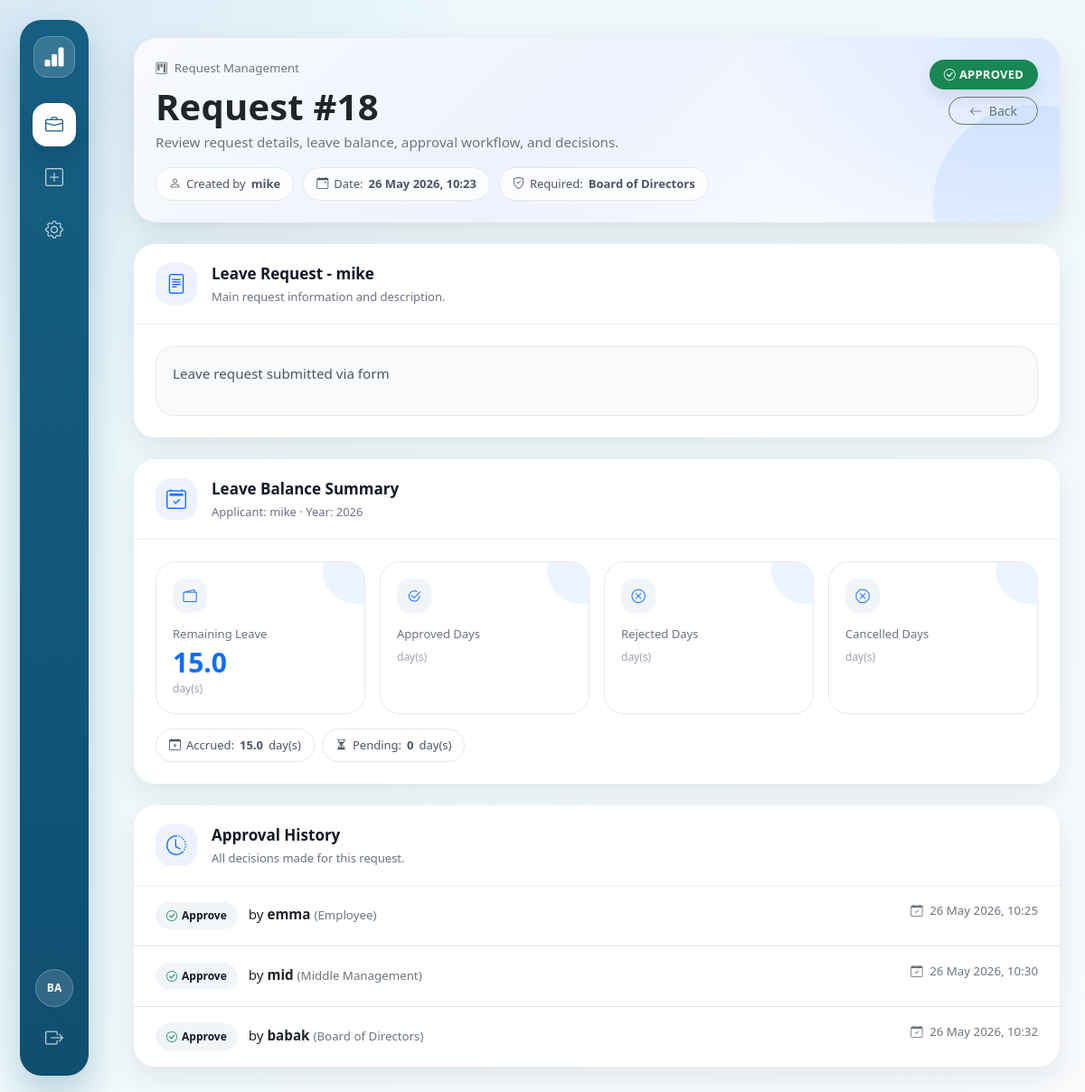
Screenshot of /requests/18/ (signed in) with the database file from the repository.
### core/models.py (models this page shows, shortened)
class Request(models.Model):
    title = models.CharField(max_length=200)
    body = models.TextField(blank=True)
    created_by = models.ForeignKey(
        settings.AUTH_USER_MODEL, on_delete=models.PROTECT, related_name="requests_created"
    )
    created_at = models.DateTimeField(default=timezone.now)
    status = models.CharField(
        max_length=20, choices=RequestStatus.choices, default=RequestStatus.DRAFT
    )
    required_user = models.ForeignKey(
        settings.AUTH_USER_MODEL,
        null=True,
        blank=True,
        on_delete=models.SET_NULL,
        related_name="requests_waiting_on_me",
        help_text="If set, this specific user must act before role-based approvals.",
    )
    required_role = models.IntegerField(
        choices=Role.choices, default=Role.MIDDLE, help_text="Role required to act next."
    )
    class Meta:
        ordering = ["-created_at"]
    def is_terminal(self) -> bool:
        return self.status in (RequestStatus.APPROVED, RequestStatus.REJECTED)

class Approval(models.Model):
    request = models.ForeignKey(Request, on_delete=models.CASCADE, related_name="approvals")
    decided_by = models.ForeignKey(
        settings.AUTH_USER_MODEL, on_delete=models.PROTECT, related_name="approvals_made"
    )
    decided_role = models.IntegerField(choices=Role.choices, null=True, blank=True)
    decision = models.CharField(max_length=10, choices=Decision.choices)
    comment = models.TextField(blank=True)
    decided_at = models.DateTimeField(default=timezone.now)
    class Meta:
        ordering = ["decided_at"]

### core/views.py (the view)
# urls.py: path("requests/<int:pk>/", views.request_detail, name="request_detail"),
@login_required
def request_detail(request, pk):
    obj = get_object_or_404(
        Request.objects.select_related("created_by__profile").prefetch_related("approvals"),
        pk=pk,
    )
    can_act = (not obj.is_terminal()) and can_user_approve(request.user, obj)
    stats = leave_year_stats(request.user) if hasattr(obj, "leave") else None
    return render(request, "core/request_detail.html", {"obj": obj, "can_act": can_act, "stats": stats})

### 1/companycrm/core/templates/core/request_detail.html (shortened to what this page needs)
{% extends "base.html" %}
{% load static %}
{% block content %}
  <link rel="stylesheet" href="{% static 'css/custom.css' %}?v=2">
  <div class="request-page">
    <div class="card hero-card mb-4">
      <div class="card-body p-4 hero-content">
        <div class="d-flex justify-content-between align-items-start flex-wrap gap-3">
          <div>
            <div class="text-muted small mb-2">
              <i class="bi bi-kanban me-1"></i>
              Request Management
            </div>
            <h1 class="page-title mb-1">Request #{{ obj.pk }}</h1>
            <div class="text-muted">Review request details, leave balance, approval workflow, and decisions.</div>
            <div class="meta-wrap">
              <span class="meta-pill">
                <i class="bi bi-person"></i>
                Created by <strong>{{ obj.created_by.username }}</strong>
              </span>
              <span class="meta-pill">
                <i class="bi bi-calendar-event"></i>
                Date: <strong>{{ obj.created_at|date:"d M Y, H:i" }}</strong>
              </span>
              <span class="meta-pill">
                <i class="bi bi-shield-check"></i>
                {% if obj.required_user %}
                  Required: <strong>Targeted user first</strong>
                {% else %}
                  Required: <strong>{{ obj.get_required_role_display }}</strong>
                {% endif %}
              </span>
            </div>
          </div>
          <div class="d-flex flex-column align-items-end gap-2">
            {% if obj.status == "APPROVED" or obj.status == "APPROVE" %}
              <span class="badge text-bg-success status-badge">
                <i class="bi bi-check-circle me-1"></i>{{ obj.status }}
              </span>
            {% elif obj.status == "REJECTED" or obj.status == "REJECT" %}
              <span class="badge text-bg-danger status-badge">
                <i class="bi bi-x-circle me-1"></i>{{ obj.status }}
              </span>
            {% elif obj.status == "CANCELLED" or obj.status == "CANCELED" %}
              <span class="badge text-bg-secondary status-badge">
                <i class="bi bi-x-octagon me-1"></i>{{ obj.status }}
              </span>
            {% else %}
              <span class="badge text-bg-dark status-badge">
                <i class="bi bi-clock-history me-1"></i>{{ obj.status }}
              </span>
            {% endif %}
            <a class="btn btn-outline-secondary btn-sm btn-pill"
               href="{% url 'request_list' %}">
              <i class="bi bi-arrow-left me-1"></i>
              Back
            </a>
          </div>
        </div>
      </div>
    </div>
    <div class="card glass-card mb-4">
      <div class="card-soft-header">
        <div class="d-flex align-items-center gap-3">
          <div class="icon-box">
            <i class="bi bi-file-text"></i>
          </div>
          <div>
            <div class="section-title">{{ obj.title }}</div>
            <div class="section-subtitle">Main request information and description.</div>
          </div>
        </div>
      </div>
      <div class="card-soft-body">
        {% if obj.body %}
          <div class="description-box">{{ obj.body|linebreaks }}</div>
        {% else %}
          <div class="description-box text-muted">
            <i class="bi bi-info-circle me-1"></i>
            No description has been provided for this request.
          </div>
        {% endif %}
      </div>
    </div>
    {% if stats %}
      <div class="card glass-card mb-4">
        <div class="card-soft-header">
          <div class="d-flex align-items-center gap-3">
            <div class="icon-box">
              <i class="bi bi-calendar2-check"></i>
            </div>
            <div>
              <div class="section-title">Leave Balance Summary</div>
              <div class="section-subtitle">
                Applicant: {{ obj.created_by.get_full_name|default:obj.created_by.username }} · Year: {{ stats.year }}
              </div>
            </div>
          </div>
        </div>
        <div class="card-soft-body">
          <div class="row g-3">
            <div class="col-6 col-lg-3">
              <div class="stat-card">
                <div class="stat-icon">
                  <i class="bi bi-wallet2"></i>
                </div>
                <div class="stat-label">Remaining Leave</div>
                <div class="stat-value text-primary">{{ stats.remaining }}</div>
                <div class="stat-unit">day(s)</div>
              </div>
            </div>
            <div class="col-6 col-lg-3">
              <div class="stat-card">
                <div class="stat-icon">
                  <i class="bi bi-check2-circle"></i>
                </div>
                <div class="stat-label">Approved Days</div>
                <div class="stat-unit">day(s)</div>
              </div>
            </div>
            <div class="col-6 col-lg-3">
              <div class="stat-card">
                <div class="stat-icon">
                  <i class="bi bi-x-circle"></i>
                </div>
                <div class="stat-label">Rejected Days</div>
                <div class="stat-unit">day(s)</div>
              </div>
            </div>
            <div class="col-6 col-lg-3">
              <div class="stat-card">
                <div class="stat-icon">
                  <i class="bi bi-x-octagon"></i>
                </div>
                <div class="stat-label">Cancelled Days</div>
                <div class="stat-unit">day(s)</div>
              </div>
            </div>
          </div>
          <div class="d-flex flex-wrap gap-2 mt-3">
            <span class="meta-pill">
              <i class="bi bi-calendar-plus"></i>
              Accrued: <strong>{{ stats.accrued }}</strong> day(s)
            </span>
            <span class="meta-pill">
              <i class="bi bi-hourglass-split"></i>
              Pending: <strong>{{ stats.pending_days|default:0 }}</strong> day(s)
            </span>
          </div>
        </div>
      </div>
    {% endif %}
    <div class="card history-card">
      <div class="card-soft-header">
        <div class="d-flex align-items-center gap-3">
          <div class="icon-box">
            <i class="bi bi-clock-history"></i>
          </div>
          <div>
            <div class="section-title">Approval History</div>
            <div class="section-subtitle">All decisions made for this request.</div>
          </div>
        </div>
      </div>
      <ul class="list-group list-group-flush">
        {% for ap in obj.approvals.all %}
          <li class="list-group-item approval-item">
            <div class="d-flex justify-content-between align-items-start flex-wrap gap-3">
              <div>
                <span class="decision-pill">
                  {% if ap.decision == "APPROVE" %}
                    <i class="bi bi-check-circle text-success"></i>
                  {% elif ap.decision == "REJECT" %}
                    <i class="bi bi-x-circle text-danger"></i>
                  {% else %}
                    <i class="bi bi-dot"></i>
                  {% endif %}
                  {{ ap.get_decision_display }}
                </span>
                <span class="ms-2">
                  by <strong>{{ ap.decided_by.username }}</strong>
                </span>
                {% if ap.decided_role %}<span class="text-muted small">({{ ap.get_decided_role_display }})</span>{% endif %}
              </div>
              <div class="text-muted small">
                <i class="bi bi-calendar-check me-1"></i>
                {{ ap.decided_at|date:"d M Y, H:i" }}
              </div>
            </div>
          </li>
        {% endfor %}
      </ul>
    </div>
  </div>
{% endblock %}

### 1/companycrm/core/templates/base.html (shortened to what this page needs)
{% load static %}
<!DOCTYPE html>
<html lang="en" data-bs-theme="light">
  <head>
    <link href="https://cdn.jsdelivr.net/npm/bootstrap@5.3.3/dist/css/bootstrap.min.css"
          rel="stylesheet" />
    <link href="https://cdn.jsdelivr.net/npm/bootstrap-icons@1.11.3/font/bootstrap-icons.css"
          rel="stylesheet" />
    <link href="{% static 'css/custom.css' %}" rel="stylesheet" />
    <link rel="stylesheet" href="{% static 'css/custom.css' %}?v=2">
  </head>
  <body>
    <div class="app-shell">
      <aside class="app-sidebar">
        <a class="sidebar-brand" href="{% url 'home' %}" title="ATO CRM">
          <i class="bi bi-bar-chart-fill"></i>
        </a>
        <nav class="sidebar-nav">
          <a class="sidebar-link {% if request.path == '/' or request.path|slice:':10' == '/requests/' %}active{% endif %}"
             href="{% url 'request_list' %}"
             title="Requests">
            <i class="bi bi-briefcase"></i>
          </a>
          <a class="sidebar-link {% if request.path == '/requests/new/' %}active{% endif %}"
             href="{% url 'request_new_hub' %}"
             title="New Request">
            <i class="bi bi-plus-square"></i>
          </a>
          {% if user.is_authenticated %}
            <a class="sidebar-link" href="/admin/" title="Admin">
              <i class="bi bi-gear"></i>
            </a>
          {% endif %}
        </nav>
        <div class="sidebar-bottom">
          {% if user.is_authenticated %}
            <div class="user-circle" title="{{ user.get_username }}">{{ user.get_username|slice:":2"|upper }}</div>
            <form method="post" action="{% url 'logout' %}">
              <button class="sidebar-logout" type="submit" title="Logout">
                <i class="bi bi-box-arrow-right"></i>
              </button>
            </form>
          {% else %}
            <a class="sidebar-link" href="{% url 'login' %}" title="Login">
              <i class="bi bi-box-arrow-in-right"></i>
            </a>
          {% endif %}
        </div>
      </aside>
      <div class="app-main">
        <main class="{% block container_class %}{% endblock %}">
          {% block content %}{% endblock %}
        </main>
      </div>
    </div>
  </body>
</html>

### static/css/custom.css (style rules this page uses)
body { background-color: #f8f9fa; font-family: "Segoe UI", Roboto, Arial, sans-serif; font-size: 0.95rem; color: #333; }
.card { border-radius: 0.5rem; }
.btn { border-radius: 0.4rem; font-weight: 500; }
.badge { font-size: 0.8rem; padding: 0.5em 0.75em; border-radius: 0.4rem; }
.text-muted { color: #6c757d !important; }

### 1/companycrm/core/templates/base.html (style rules this page uses)
:root { --persian-blue: #1C39BB; --sidebar-blue: #155f83; --sidebar-blue-dark: #0f4f70; --sidebar-active-bg: #ffffff; --crm-bg: #eef7f9; --crm-text: #111827; --crm-muted: #6b7280; --crm-border: #e5e7eb; }
body { margin: 0; background: radial-gradient(circle at top left, rgba(28, 57, 187, 0.08), transparent 30%), linear-gradient(135deg, #e8f7fa 0%, #f8fafc 100%); color: var(--crm-text); }
.app-shell { min-height: 100vh; display: flex; }
.app-sidebar { position: fixed; left: 22px; top: 22px; bottom: 22px; width: 76px; background: linear-gradient(180deg, var(--sidebar-blue) 0%, var(--sidebar-blue-dark) 100%); border-radius: 24px; box-shadow: 0 18px 40px rgba(15, 95, 131, 0.28); z-index: 1000; display: flex; flex-direction: column; align-items: center; padding: 18px 10px; }
.sidebar-brand { width: 46px; height: 46px; border-radius: 16px; background: rgba(255, 255, 255, 0.15); border: 1px solid rgba(255, 255, 255, 0.22); color: #ffffff; display: flex; align-items: center; justify-content: center; font-size: 24px; margin-bottom: 28px; text-decoration: none; }
.sidebar-nav { width: 100%; display: flex; flex-direction: column; gap: 10px; align-items: center; }
.sidebar-link { width: 48px; height: 48px; border-radius: 16px; color: rgba(255, 255, 255, 0.72); display: flex; align-items: center; justify-content: center; font-size: 20px; text-decoration: none; transition: all 0.18s ease; border: 0; }
.sidebar-link.active { background: var(--sidebar-active-bg); color: var(--sidebar-blue); box-shadow: 0 12px 24px rgba(15, 23, 42, 0.18); }
.sidebar-bottom { margin-top: auto; width: 100%; display: flex; flex-direction: column; gap: 10px; align-items: center; }
.user-circle { width: 42px; height: 42px; border-radius: 50%; background: rgba(255, 255, 255, 0.14); border: 1px solid rgba(255, 255, 255, 0.24); color: #ffffff; display: flex; align-items: center; justify-content: center; font-size: 12px; font-weight: 800; }
.sidebar-logout { border: 0; background: transparent; color: rgba(255, 255, 255, 0.72); width: 48px; height: 48px; border-radius: 16px; font-size: 20px; transition: all 0.18s ease; }
.app-main { width: 100%; margin-left: 120px; padding: 24px 28px 32px; }
.page-title { font-weight: 800; letter-spacing: 0.2px; }

### rows the page displays
Request: pk "18", created_by.username "mike", created_at "26 May 2026, 10:23", required_role "Board of Directors", status "APPROVED", title "Leave Request - mike", body "Leave request submitted via form", created_by.get_full_name "mike"
Approval: decision "Approve", decided_by.username "emma", decided_role "Employee", decided_at "26 May 2026, 10:25"
Approval: decision "Approve", decided_by.username "mid", decided_role "Middle Management", decided_at "26 May 2026, 10:30"
Approval: decision "Approve", decided_by.username "babak", decided_role "Board of Directors", decided_at "26 May 2026, 10:32"

### other values shown
{{ user.get_username|slice:":2"|upper }} "BA"
{{ stats.year }} "2026"
{{ stats.remaining }} "15.0"
{{ stats.accrued }} "15.0"
{{ stats.pending_days|default:0 }} "0"
